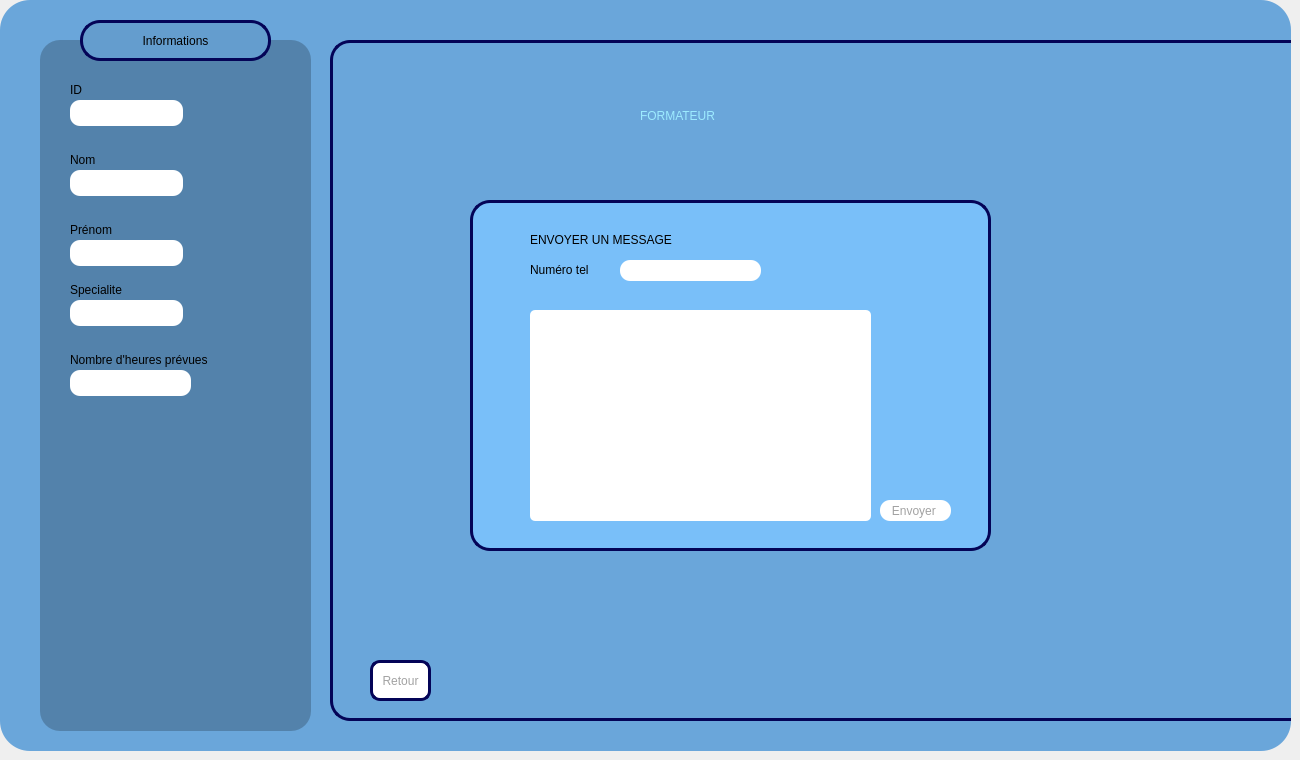
    <widget class="QWidget" name="page_SMS_formateur">
     <widget class="QWidget" name="Formateur_9" native="true">
      <property name="geometry">
       <rect>
        <x>0</x>
        <y>0</y>
        <width>1291</width>
        <height>751</height>
       </rect>
      </property>
      <property name="maximumSize">
       <size>
        <width>2000</width>
        <height>2000</height>
       </size>
      </property>
      <property name="baseSize">
       <size>
        <width>1000</width>
        <height>1000</height>
       </size>
      </property>
      <property name="mouseTracking">
       <bool>false</bool>
      </property>
      <property name="tabletTracking">
       <bool>false</bool>
      </property>
      <property name="autoFillBackground">
       <bool>false</bool>
      </property>
      <property name="styleSheet">
       <string notr="true">background-color: rgb(106, 166, 218);

border-radius:30px;</string>
      </property>
      <widget class="QFrame" name="frame_14">
       <property name="geometry">
        <rect>
         <x>40</x>
         <y>40</y>
         <width>271</width>
         <height>691</height>
        </rect>
       </property>
       <property name="styleSheet">
        <string notr="true">background-color: rgb(58, 196, 255);
background-color: rgb(83, 130, 171);
border-radius:20px;

</string>
       </property>
       <property name="frameShape">
        <enum>QFrame::Shape::StyledPanel</enum>
       </property>
       <property name="frameShadow">
        <enum>QFrame::Shadow::Raised</enum>
       </property>
       <widget class="QLineEdit" name="lineEdit_IdFormateur_3">
        <property name="geometry">
         <rect>
          <x>30</x>
          <y>60</y>
          <width>113</width>
          <height>26</height>
         </rect>
        </property>
        <property name="styleSheet">
         <string notr="true">background-color: rgb(255, 255, 255);
border-radius:10px;
color: rgb(0, 0, 0);</string>
        </property>
        <property name="maxLength">
         <number>8</number>
        </property>
       </widget>
       <widget class="QLabel" name="label_contact_15">
        <property name="geometry">
         <rect>
          <x>30</x>
          <y>240</y>
          <width>63</width>
          <height>20</height>
         </rect>
        </property>
        <property name="text">
         <string>Specialite</string>
        </property>
       </widget>
       <widget class="QLineEdit" name="lineEdit_Specialite_formateur_4">
        <property name="geometry">
         <rect>
          <x>30</x>
          <y>260</y>
          <width>113</width>
          <height>26</height>
         </rect>
        </property>
        <property name="styleSheet">
         <string notr="true">background-color: rgb(255, 255, 255);
border-radius:10px;
color: rgb(0, 0, 0);</string>
        </property>
       </widget>
       <widget class="QLabel" name="label_prenom_13">
        <property name="geometry">
         <rect>
          <x>30</x>
          <y>180</y>
          <width>63</width>
          <height>20</height>
         </rect>
        </property>
        <property name="text">
         <string>Prénom</string>
        </property>
       </widget>
       <widget class="QLineEdit" name="lineEdit_nom_formateur_2">
        <property name="geometry">
         <rect>
          <x>30</x>
          <y>130</y>
          <width>113</width>
          <height>26</height>
         </rect>
        </property>
        <property name="styleSheet">
         <string notr="true">background-color: rgb(255, 255, 255);
border-radius:10px;
color: rgb(0, 0, 0);</string>
        </property>
        <property name="maxLength">
         <number>20</number>
        </property>
       </widget>
       <widget class="QLineEdit" name="lineEdit_prenom_formateur_4">
        <property name="geometry">
         <rect>
          <x>30</x>
          <y>200</y>
          <width>113</width>
          <height>26</height>
         </rect>
        </property>
        <property name="styleSheet">
         <string notr="true">background-color: rgb(255, 255, 255);
border-radius:10px;
color: rgb(0, 0, 0);</string>
        </property>
       </widget>
       <widget class="QLabel" name="label_cin_16">
        <property name="geometry">
         <rect>
          <x>30</x>
          <y>40</y>
          <width>31</width>
          <height>20</height>
         </rect>
        </property>
        <property name="text">
         <string>ID</string>
        </property>
       </widget>
       <widget class="QLabel" name="label_cin_17">
        <property name="geometry">
         <rect>
          <x>30</x>
          <y>110</y>
          <width>41</width>
          <height>20</height>
         </rect>
        </property>
        <property name="text">
         <string>Nom</string>
        </property>
       </widget>
       <widget class="QLabel" name="label_contact_16">
        <property name="geometry">
         <rect>
          <x>30</x>
          <y>310</y>
          <width>191</width>
          <height>20</height>
         </rect>
        </property>
        <property name="text">
         <string>Nombre d'heures prévues</string>
        </property>
       </widget>
       <widget class="QLineEdit" name="lineEdit_heureprevueFormateur_2">
        <property name="geometry">
         <rect>
          <x>30</x>
          <y>330</y>
          <width>121</width>
          <height>26</height>
         </rect>
        </property>
        <property name="styleSheet">
         <string notr="true">background-color: rgb(255, 255, 255);
border-radius:10px;
color: rgb(0, 0, 0);</string>
        </property>
        <property name="text">
         <string/>
        </property>
       </widget>
      </widget>
      <widget class="QFrame" name="frame_26">
       <property name="geometry">
        <rect>
         <x>330</x>
         <y>40</y>
         <width>1001</width>
         <height>681</height>
        </rect>
       </property>
       <property name="styleSheet">
        <string notr="true">border: 3px solid #040457;
border-radius:20px;
</string>
       </property>
       <property name="frameShape">
        <enum>QFrame::Shape::StyledPanel</enum>
       </property>
       <property name="frameShadow">
        <enum>QFrame::Shadow::Raised</enum>
       </property>
       <widget class="QLabel" name="label_8">
        <property name="geometry">
         <rect>
          <x>310</x>
          <y>50</y>
          <width>331</width>
          <height>51</height>
         </rect>
        </property>
        <property name="styleSheet">
         <string notr="true">background-color: rgb(106, 166, 218);
color: rgb(83, 130, 171);
color: rgb(157, 235, 255);
border: none;
font: 30pt &quot;Rockwell&quot;;</string>
        </property>
        <property name="text">
         <string>FORMATEUR</string>
        </property>
       </widget>
       <widget class="QFrame" name="frame_2">
        <property name="geometry">
         <rect>
          <x>140</x>
          <y>160</y>
          <width>521</width>
          <height>351</height>
         </rect>
        </property>
        <property name="styleSheet">
         <string notr="true">background-color: rgb(121, 191, 249);</string>
        </property>
        <property name="frameShape">
         <enum>QFrame::Shape::StyledPanel</enum>
        </property>
        <property name="frameShadow">
         <enum>QFrame::Shadow::Raised</enum>
        </property>
        <widget class="QTextEdit" name="textEdit_message">
         <property name="geometry">
          <rect>
           <x>60</x>
           <y>110</y>
           <width>341</width>
           <height>211</height>
          </rect>
         </property>
         <property name="styleSheet">
          <string notr="true">border:none;
background-color: rgb(255, 255, 255);
border-radius: 5px;</string>
         </property>
        </widget>
        <widget class="QLineEdit" name="lineEdit_phone_formateur">
         <property name="geometry">
          <rect>
           <x>150</x>
           <y>60</y>
           <width>141</width>
           <height>21</height>
          </rect>
         </property>
         <property name="styleSheet">
          <string notr="true">border-radius:10px;
background-color: rgb(255, 255, 255);
border:none;</string>
         </property>
         <property name="text">
          <string/>
         </property>
        </widget>
        <widget class="QLabel" name="label_10">
         <property name="geometry">
          <rect>
           <x>60</x>
           <y>60</y>
           <width>81</width>
           <height>20</height>
          </rect>
         </property>
         <property name="styleSheet">
          <string notr="true">border:none;</string>
         </property>
         <property name="text">
          <string>Numéro tel</string>
         </property>
        </widget>
        <widget class="QPushButton" name="pushButton_Envoyer_message">
         <property name="geometry">
          <rect>
           <x>410</x>
           <y>300</y>
           <width>71</width>
           <height>21</height>
          </rect>
         </property>
         <property name="styleSheet">
          <string notr="true">QPushButton{
background-color: rgb(255, 255, 255);
color: rgb(162, 162, 162);
border-radius:10px;
border:none;
}
QPushButton:hover{
	background-color: rgb(162, 162, 162);
	color: rgb(255, 255, 255);
}




</string>
         </property>
         <property name="text">
          <string>Envoyer </string>
         </property>
        </widget>
        <widget class="QLabel" name="label_4">
         <property name="geometry">
          <rect>
           <x>60</x>
           <y>30</y>
           <width>251</width>
           <height>20</height>
          </rect>
         </property>
         <property name="styleSheet">
          <string notr="true">border:none;
font: 700 12pt &quot;Simple Jut Out&quot;;</string>
         </property>
         <property name="text">
          <string>ENVOYER UN MESSAGE</string>
         </property>
        </widget>
       </widget>
       <widget class="QPushButton" name="pushButton_retour">
        <property name="geometry">
         <rect>
          <x>40</x>
          <y>620</y>
          <width>61</width>
          <height>41</height>
         </rect>
        </property>
        <property name="styleSheet">
         <string notr="true">QPushButton{
background-color: rgb(255, 255, 255);
color: rgb(162, 162, 162);
border-radius:10px;
}
QPushButton:hover{
	background-color: rgb(162, 162, 162);
	color: rgb(255, 255, 255);
}




</string>
        </property>
        <property name="text">
         <string>Retour</string>
        </property>
       </widget>
      </widget>
      <widget class="QPushButton" name="pushButton_AjouterFormateur_3">
       <property name="geometry">
        <rect>
         <x>80</x>
         <y>20</y>
         <width>191</width>
         <height>41</height>
        </rect>
       </property>
       <property name="styleSheet">
        <string notr="true">QPushButton{
background-color: rgb(100, 157, 206);
border: 3px solid #040457;
border-radius:20px;
}

QPushButton:hover{
background-color: rgb(95, 1572 201);
border: 3px solid #030346;
border-radius:20px;
}</string>
       </property>
       <property name="text">
        <string>Informations</string>
       </property>
      </widget>
     </widget>
    </widget>
